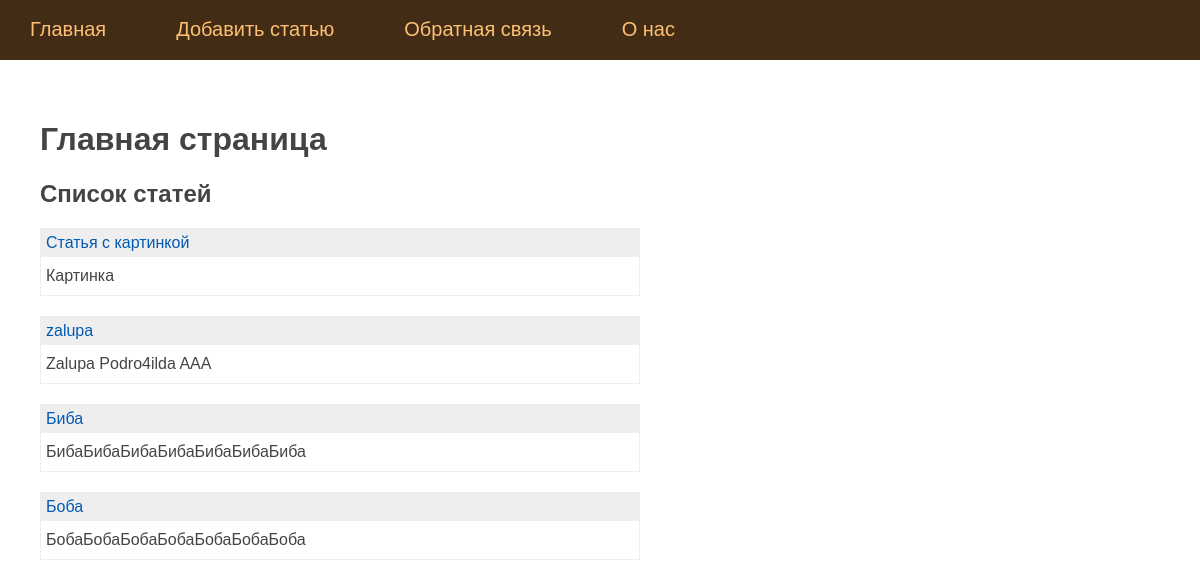
Before: / with the older database file.
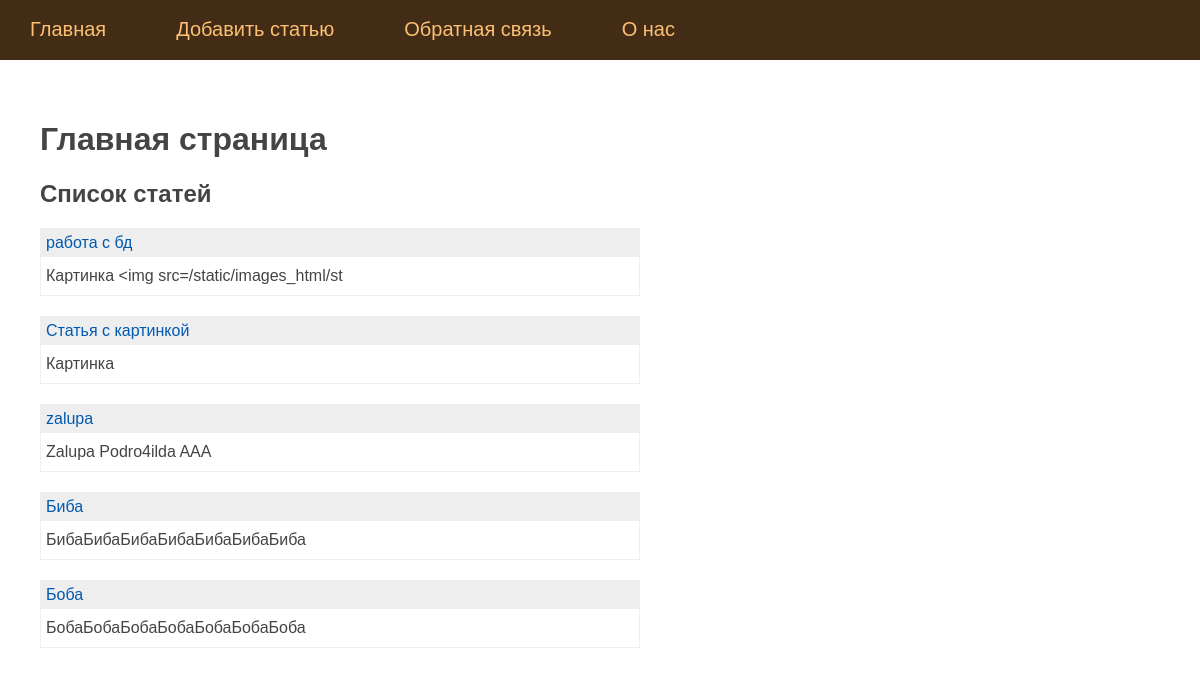
After: the same page with the newer database file.
### tables this page shows
CREATE TABLE mainmenu (
    id integer PRIMARY KEY AUTOINCREMENT,
    title text NOT NULL,
    url text NOT NULL
);

CREATE TABLE posts (
    id integer PRIMARY KEY AUTOINCREMENT,
    title text NOT NULL,
    text text NOT NULL,
    url text NOT NULL,
    time integer NOT NULL
);

### app.py (the view)
@app.route('/')
def index():
    db = get_db()
    dbase = FDataBase(db)
    posts = dbase.getPostAnonce()
    return render_template('index.html', title = 'Главная страница', menu = dbase.getMenu(), posts = dbase.getPostAnonce())

### app.py (called while the page is built)
def connect_db():
    conn = sqlite3.connect(app.config['DATABASE'])
    conn.row_factory = sqlite3.Row
    return conn

def get_db():
    if not hasattr(g, 'link_db'):
        g.link_db = connect_db()
    return g.link_db

    def getMenu(self):
        sql = '''SELECT * FROM mainmenu'''
        try:
            self.__cur.execute(sql)
            res = self.__cur.fetchall()
            if res:
                return res
        except:
            print('Ошибка чтения из БД')
        return []

    def getPostAnonce(self):
        try:
            self.__cur.execute(f'SELECT id, title, text, url FROM posts ORDER BY time DESC')
            res = self.__cur.fetchall()
            if res:
                return res
        except sqlite3.Error as e:
            print('Ошибка обращения к БД: ' + str(e))
        return[]

### templates/index.html
{% extends 'base.html' %} {% block content %} {{ super() }}
<p><h2>Список статей</h2></p>
<ul class="list-posts">
    {% for p in posts %}
    <li>
        <p class="title"><a href="{{ url_for('showPost', alias=p.url)}}">{{p.title}}</a></p>
        <p class='annonce'>{{ p.text[:50] | striptags }}</p>
    </li>
    {%endfor%}
</ul>
{% endblock %}

### templates/base.html (shortened to what this page needs)
<!DOCTYPE html>
<html lang="en">
  <head>
    <link
      type="text/css"
      href="{{ url_for('static', filename='css/styles.css')}}"
      rel="stylesheet"
    />
  </head>
  <body>
    {% block content -%} {%- block mainmenu -%}
    <ul class="mainmenu">
      {% for p in menu %}
      <li><a href="{{p.url}}">{{p.title}}</a></li>
      {% endfor %}
    </ul>
    <div class="content">
      {% endblock mainmenu -%} {% block h1 -%} {% if title %}
      <h1>{{title}}</h1>
      {% else %}
      <h1>Про Flask</h1>
      {% endif %}{% endblock %} {% endblock %}
    </div>
  </body>
</html>

Changed rows visible on the page:
added posts: title "работа с бд", text "Картинка <img src=/static/images_html/st"
